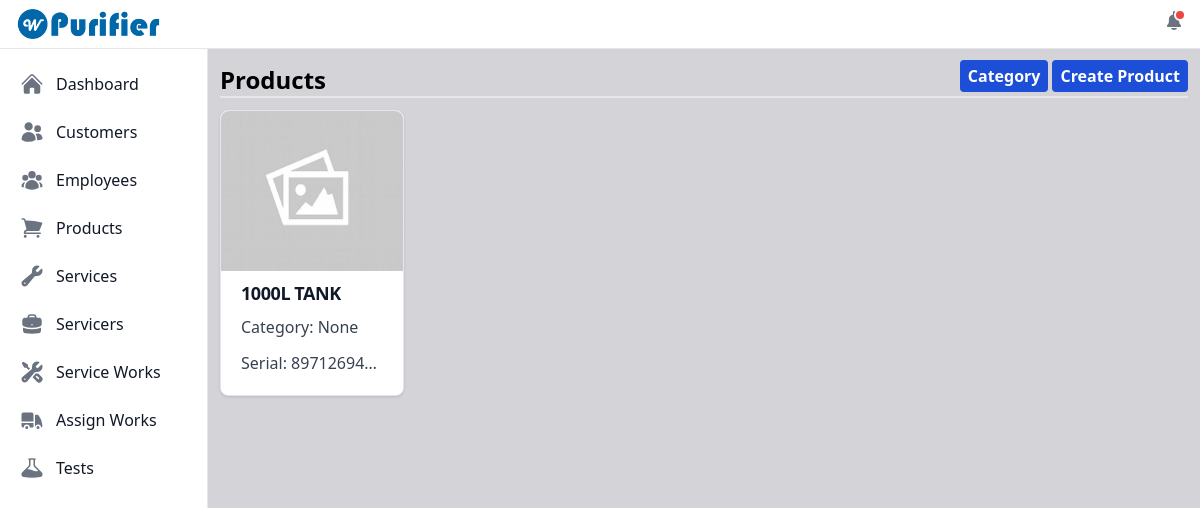
The app's page /view_products/ (signed in), older data.
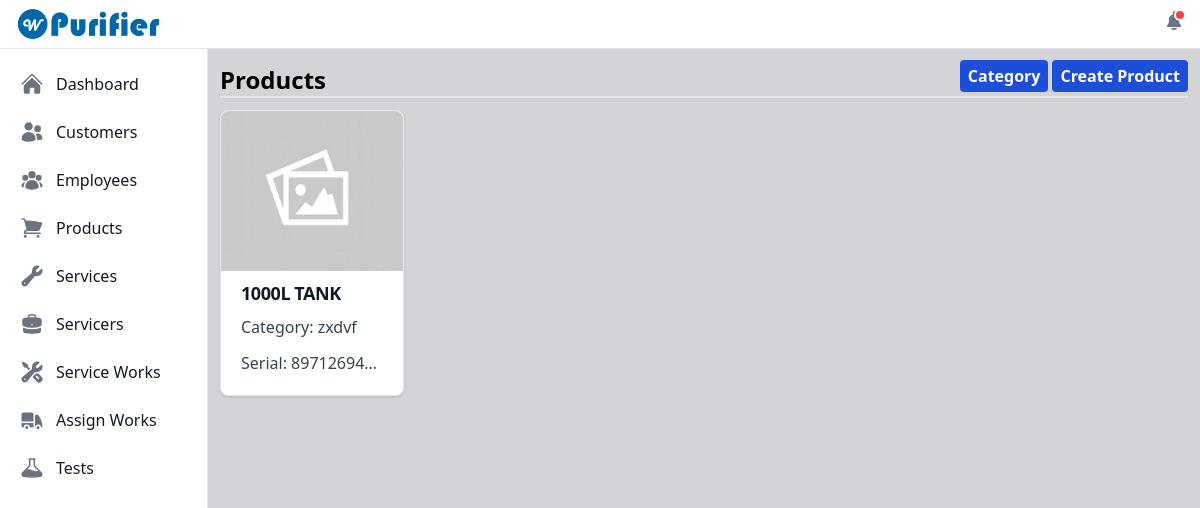
The same page, newer data.
### purifier/models.py (models this page shows, shortened)
class Product(models.Model):
    id = models.UUIDField(primary_key=True, default=uuid.uuid4, unique=True, editable=False)
    product_serial = models.CharField(max_length=100, unique=True)
    category = models.ForeignKey(Category, on_delete=models.SET_NULL, blank=True, null=True)
    name = models.CharField(max_length=100)
    image = models.ImageField(null=True, blank=True, upload_to="product_images/")
    services = models.ManyToManyField(Service, blank=True)
    created_on = models.DateField(auto_now_add=True)

class Category(models.Model):
    id = models.UUIDField(primary_key=True, default=uuid.uuid4, unique=True, editable=False)
    image = models.ImageField(null=True, blank=True, upload_to="category_images/")
    name = models.CharField(max_length=50)
    def __str__(self) -> str:
        return self.name

### purifier/views.py (the view)
# urls.py: path('view_products/', views.viewProducts, name='view_products'),
@login_required
def viewProducts(request):
    category_form = CategoryForm()
    product_form = ProductForm()
    products = Product.objects.all()
    products_exists = products.exists()
    context = {'category_form': category_form, 'product_form': product_form, 'products': products, 'products_exists': products_exists}
    return render(request, 'product/view_products.html', context)

### user_management/models.py (called while the page is built)
    def __str__(self):
        return self.username

### purifier/templates/product/view_products.html (shortened to what this page needs)
{% extends "index.html" %}
{% load static %}
{% block content %}
    <div class="flex justify-between">
        <span class="text-2xl font-bold flex self-end">Products</span>
        <div class="flex gap-x-1">
            <button id="dropdownCategoryButton" data-dropdown-toggle="dropdownCategory" data-dropdown-placement="bottom-end" class="bg-blue-700 p-1 px-2 mb-1 text-base font-bold rounded text-white" type="button">Category</button>
            <a href="{% url "purifier:create_product" %}"><button type="button" class="bg-blue-700 p-1 px-2 mb-1 text-base font-bold rounded text-white">Create Product</button></a>
        </div>
    </div>
    <hr class="border dark:border-gray-800">
    <div class="mt-3">
        {% if products_exists %}
        <div id="productsCardView" class="grid grid-cols-5 gap-3">
            {% for product in products  %}
            <div>
                <a href="{% url "purifier:each_product" product.id %}">
                    <div class="bg-white border border-gray-200 rounded-lg shadow dark:bg-gray-800 dark:border-gray-700">
                        {% if product.image %}
                            <img src="{{product.image.url}}" class="object-fill rounded-t-lg w-full h-40" alt="Profile not loading...">
                        {% else %}
                            <img src="{% static 'images/empty_img.jpg' %}" class="object-fill rounded-t-lg w-full h-40" alt="Profile not loading...">
                        {% endif %}
                        <div class="p-5 py-2">
                            <h5 class="mb-2 text-lg font-bold tracking-tight text-gray-900 dark:text-white truncate uppercase">{{product.name}}</h5>
                            <p class="mb-3 font-medium text-gray-700 dark:text-gray-400 truncate"><span>Category:</span> {{ product.category }}</p>
                            <p class="mb-3 font-medium text-gray-700 dark:text-gray-400 truncate"><span>Serial:</span> {{ product.product_serial }}</p>
                        </div>
                    </div>
                </a>
            </div>
            {% endfor %}
        </div>
        {% else %}
        <div class="flex justify-center">
            <span class="font-bold text-xl">No products added. <a href="{% url "purifier:create_product" %}" class="text-blue-700">Create</a> a new product.</span>
        </div>
        {% endif %}
    </div>
{% endblock content %}

Row changes from the older to the newer data that the page shows:
changed Product "1000L TANK": category "None" → "zxdvf"
